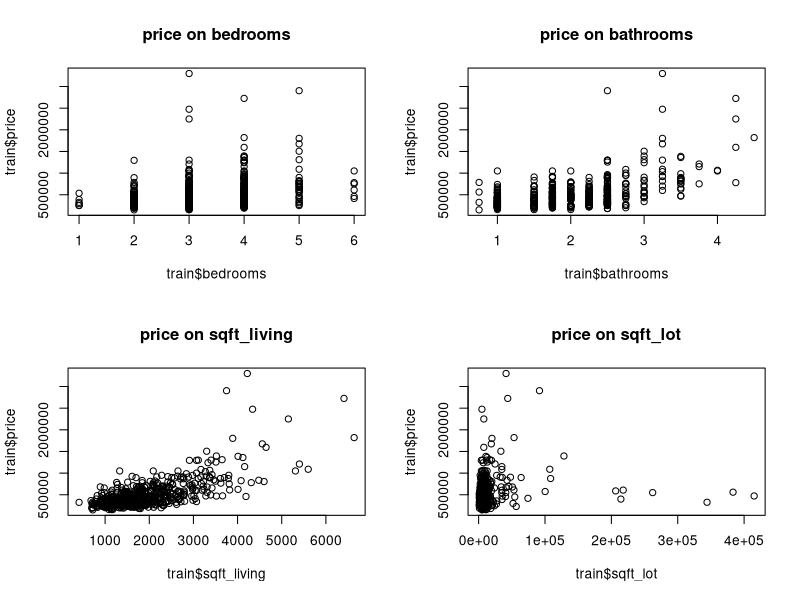
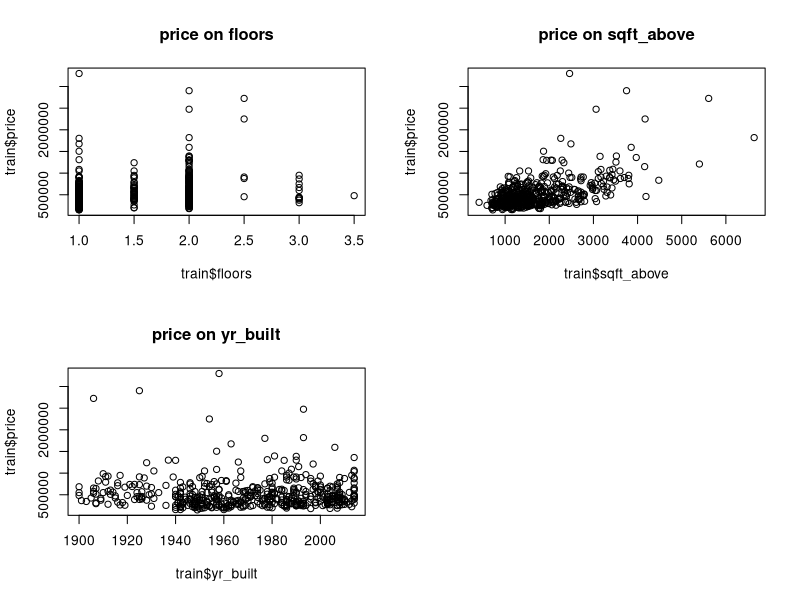
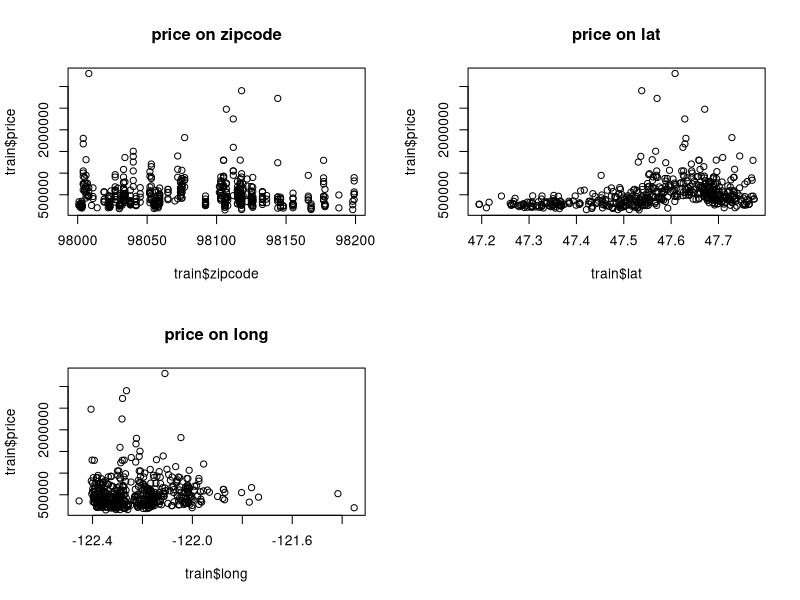
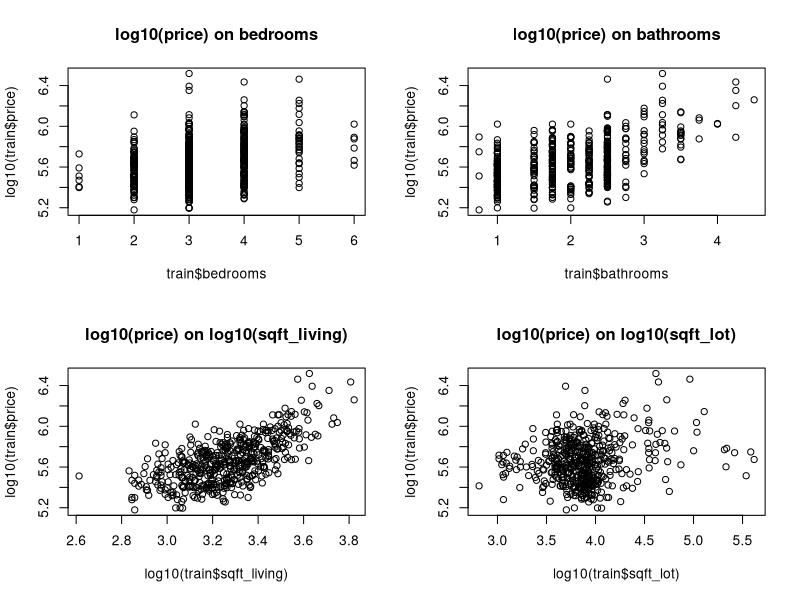
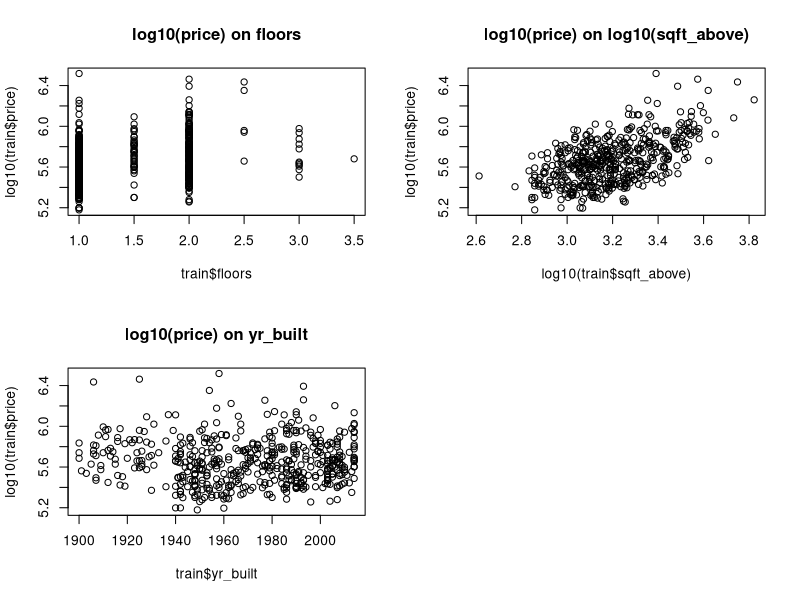
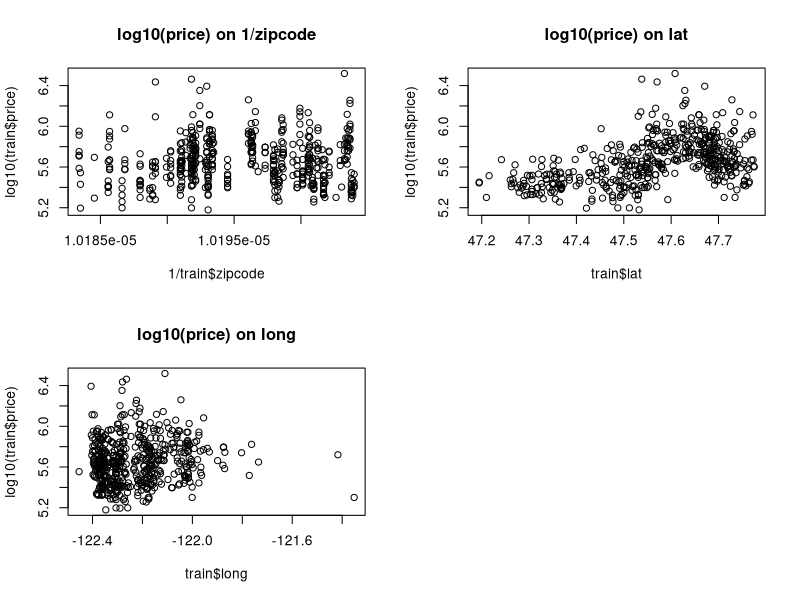

Write R code to recreate these figures, in order. (Note: this script raises an error after producing the figures.)
setwd("~/RStudioProjects/MVE190/projects/mini3/")

housedata<-data.frame(read.csv("kc_house_data.csv",header=T)) ## read in the data
print(dim(housedata)) ## dimensions
print(names(housedata)) ## variable names

# select training and test data
ntrain<-500
ii<-sample(seq(1,dim(housedata)[1]),ntrain)
train<-housedata[ii,]
row.names(train)<-seq(1,ntrain)
remainingdata<-housedata[-ii,]
ii<-sample(seq(1,dim(remainingdata)[1]),ntrain)
test<-remainingdata[ii,]
row.names(test)<-seq(1,dim(test)[1])

# plot variables vs price
par(mfrow=c(2,2))
plot(train$bedrooms,train$price,main = "price on bedrooms")
plot(train$bathrooms,train$price,main = "price on bathrooms")
plot(train$sqft_living,train$price,main = "price on sqft_living")
plot(train$sqft_lot,train$price,main = "price on sqft_lot")

par(mfrow=c(2,2))
plot(train$floors,train$price,main = "price on floors")
plot(train$sqft_above,train$price,main = "price on sqft_above")
plot(train$yr_built,train$price,main = "price on yr_built")

par(mfrow=c(2,2))
plot(train$zipcode,train$price,main = "price on zipcode")
plot(train$lat,train$price,main = "price on lat")
plot(train$long,train$price,main = "price on long")

# plot transformations
par(mfrow=c(2,2))
plot(train$bedrooms,log10(train$price),main = "log10(price) on bedrooms")
plot(train$bathrooms,log10(train$price),main = "log10(price) on bathrooms")
plot(log10(train$sqft_living),log10(train$price),main = "log10(price) on log10(sqft_living)")
plot(log10(train$sqft_lot),log10(train$price),main = "log10(price) on log10(sqft_lot)")

par(mfrow=c(2,2))
plot(train$floors,log10(train$price),main = "log10(price) on floors")
plot(log10(train$sqft_above),log10(train$price),main = "log10(price) on log10(sqft_above)")
plot(train$yr_built,log10(train$price),main = "log10(price) on yr_built")

par(mfrow=c(2,2))
plot(1/train$zipcode,log10(train$price),main = "log10(price) on 1/zipcode")
plot(train$lat,log10(train$price),main = "log10(price) on lat")
plot(train$long,log10(train$price),main = "log10(price) on long")

# transform columns
train$price<-log10(train$price)
train$sqft_living<-log10(train$sqft_living)
train$sqft_lot<-log10(train$sqft_lot)
train$sqft_above<-log10(train$sqft_above)
train$zipcode<-1/train$zipcode

test$price<-log10(test$price)
test$sqft_living<-log10(test$sqft_living)
test$sqft_lot<-log10(test$sqft_lot)
test$sqft_above<-log10(test$sqft_above)
test$zipcode<-1/test$zipcode

names(train)[c(2,5,6,12,14)]<-
  c("log.price","log.sqft_living","log.sqft_lot","log.sqft_above","zipcode.gmp")
names(test)[c(2,5,6,12,14)]<-
  c("log.price","log.sqft_living","log.sqft_lot","log.sqft_above","zipcode.gmp")

# fit a model to the transformed data
mm<-lm(log.price~bedrooms+bathrooms+log.sqft_living+log.sqft_lot+floors+log.sqft_above+
         yr_built+zipcode.gmp+lat+long,data = train)
print(ms<-summary(mm))

# lm summary plots
par(mfrow=c(2,2))
plot(mm)

